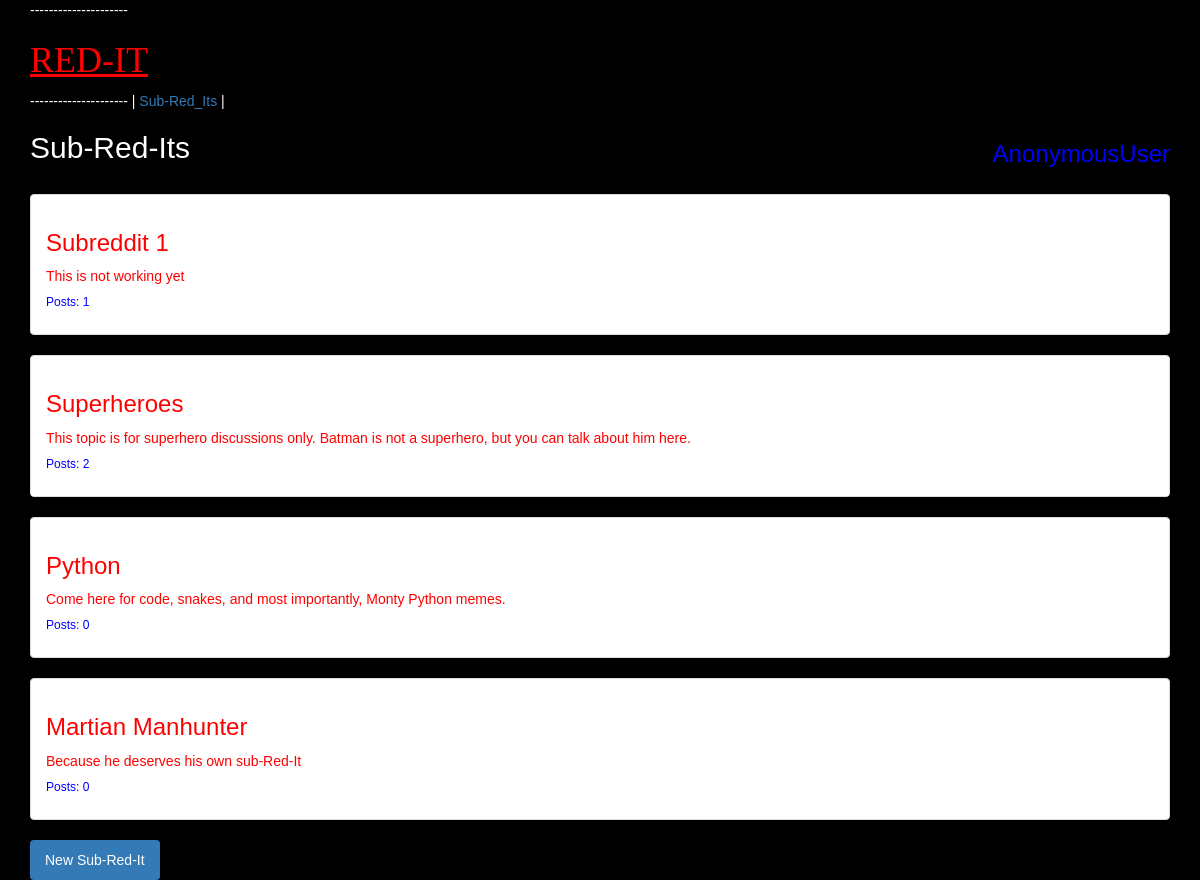
/subreddits/, run on an earlier commit of the app's database.
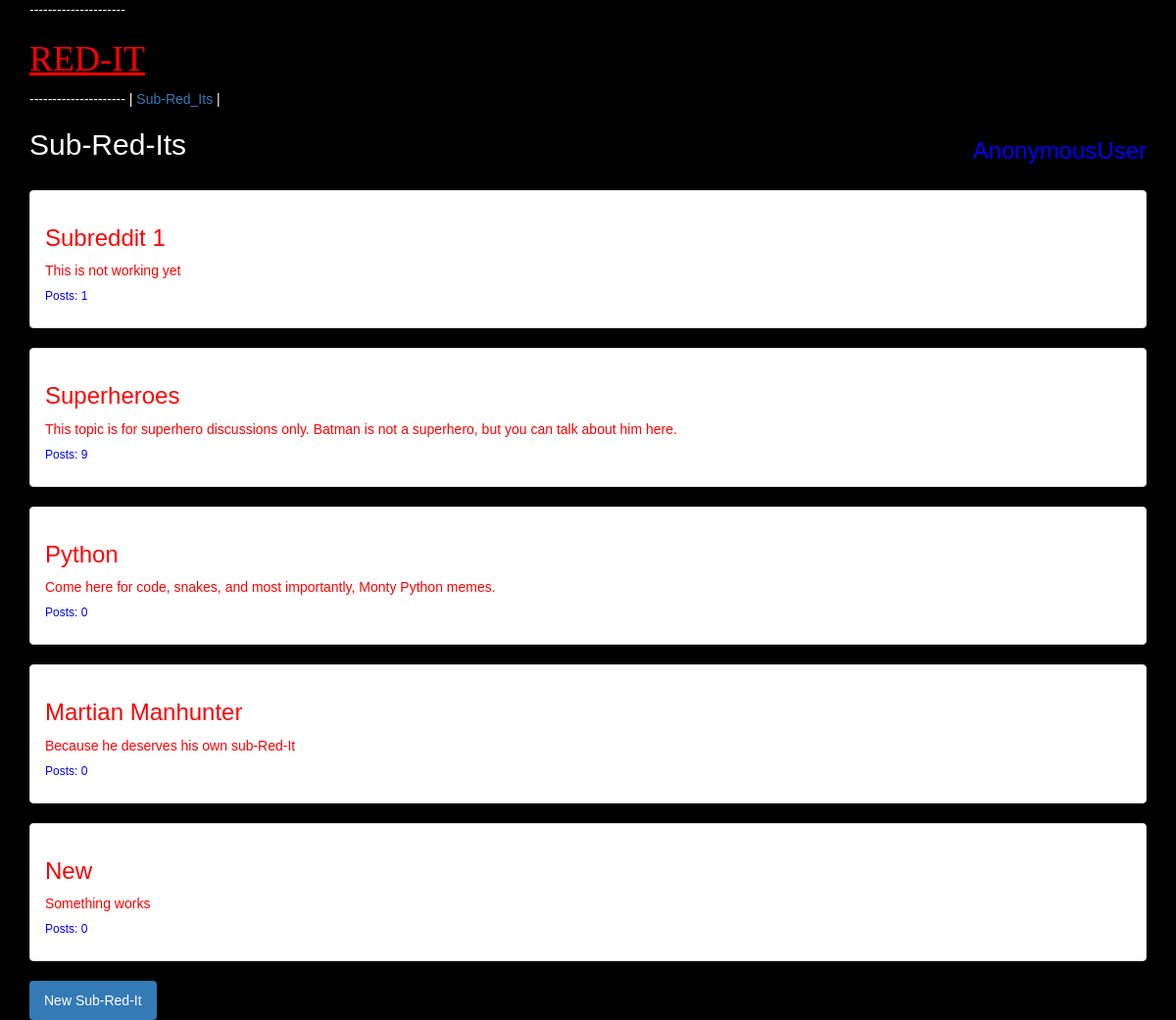
And on a later commit of the database.
### app/models.py (models this page shows, shortened)
class Subreddit(models.Model):
    name = models.CharField(max_length=20)
    description = models.CharField(max_length=255)
    creation_date_time = models.DateTimeField(auto_now_add=True)
    def __str__(self):
        return self.name
    @property
    def current_count(self):
        return Post.objects.filter(post_to_subreddit=self).count()

### app/views.py (the view)
# urls.py: url(r'^subreddits/$', subreddits_view, name="subreddits_view"),
def subreddits_view(request):
    context = {
        "subreddits": Subreddit.objects.all(),
    }
    return render(request, "subreddits.html", context)

### templates/subreddits.html (shortened to what this page needs)
{% extends "base.html" %}
{% block content %}
  <h2>Sub-Red-Its</h2><br>
{% for subreddit in subreddits %}
  <div class="panel panel-default">
     <div class="panel-body">
       <a href="{% url 'subreddit_detail_view' subreddit.id %}"><h3 style="color:red;">{{ subreddit }}</h3></a>
       <p style="color:red">{{ subreddit.description }}</p>
       <h6 style="color:blue">Posts: {{ subreddit.current_count }}</h6>
     </div>
  </div>
{% endfor %}
  <ul class="nav nav-pills">
    <li role="presentation" class="active"><a href="{% url 'subreddit_create_view' %}">New Sub-Red-It</a></li>
  </ul>
{% endblock %}

What changed in the data, as far as the page shows it:
computed for Subreddit "Superheroes": current_count "2" → "9"
added Subreddit: name "New", description "Something works", current_count "0"
